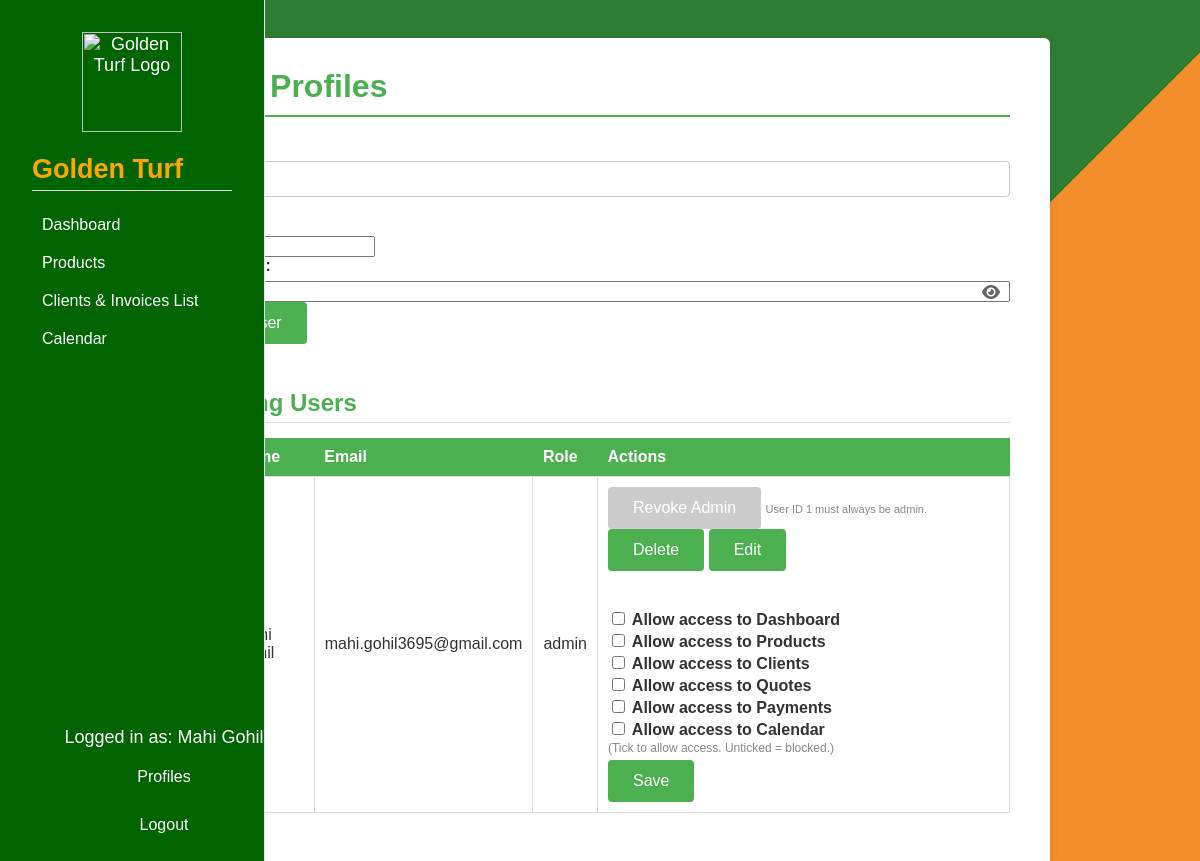
The page /profiles (signed in) on the database its author committed.
### tables this page shows
CREATE TABLE users (
            id INTEGER PRIMARY KEY AUTOINCREMENT,
            name TEXT NOT NULL,
            email TEXT UNIQUE NOT NULL,
            password TEXT NOT NULL
        , reset_token TEXT, token_expiry TEXT, role TEXT DEFAULT 'user', verification_code TEXT, permissions TEXT DEFAULT '');

### app.py (the view, shortened to what this page needs)
@app.route('/profiles', methods=['GET', 'POST'])
def profiles():
    if 'user_name' not in session:
        return redirect(url_for('login'))
    if session.get('user_id') != 1 and session.get('user_role') != 'admin':
        return redirect(url_for('access_restricted'))
    conn = sqlite3.connect('users.db')
    c = conn.cursor()
    c.execute('UPDATE users SET role = "admin" WHERE id = 1')
    conn.commit()
    c.execute('SELECT id, name, email, role, permissions FROM users ORDER BY id')
    users = c.fetchall()
    conn.close()
    return render_template('profiles.html', users=users)

### templates/profiles.html (shortened to what this page needs)
hos<!DOCTYPE html>
<html lang="en">
    <head>
        <link rel="stylesheet" href="{{ url_for('static', filename='dashboard.css') }}" />
        <link rel="stylesheet" href="{{ url_for('static', filename='invoice.css') }}" />
        <link rel="stylesheet" href="https://cdnjs.cloudflare.com/ajax/libs/font-awesome/6.4.0/css/all.min.css" />
    </head>
    <body>
        <div class="container">
            <header>
                <h1>User Profiles</h1>
            </header>
            <form method="POST" action="{{ url_for('profiles') }}">
                <section class="user-form">
                    <label for="name">Name:</label>
                    <input type="text" id="name" name="name" required />
                    <label for="email">Email:</label>
                    <input type="email" id="email" name="email" required />
                    <label for="password">Password:</label>
                    <div class="password-container">
                        <input type="password" id="password" name="password" required />
                        <i class="fa fa-eye toggle-password" id="togglePassword" title="Show/Hide Password"></i>
                    </div>
                    <button type="submit">Add User</button>
                </section>
            </form>
            <section class="user-list">
                <h2>Existing Users</h2>
                <table>
                    <thead>
                        <tr>
                            <th>ID</th>
                            <th>Name</th>
                            <th>Email</th>
                            <th>Role</th>
                            <th>Actions</th>
                        </tr>
                    </thead>
                    <tbody>
                        {% for user in users %}
                        <tr>
                            <td>{{ user[0] }}</td>
                            <td>{{ user[1] }}</td>
                            <td>{{ user[2] }}</td>
                            <td>{{ user[3] }}</td>
                            <td>
                                <form action="{{ url_for('toggle_admin', user_id=user[0]) }}" method="post" style="display:inline;">
                                    {% set is_id1 = user[0] == 1 %}
                                    {% set only_one_admin = user[3] == 'admin' and session['only_one_admin'] %}
                                    <button type="submit" title="Toggle Admin Role" {% if is_id1 or only_one_admin %}disabled style="background:#ccc;cursor:not-allowed;"{% endif %}>
                                        {% if user[3] == 'admin' %}
                                            Revoke Admin
                                        {% else %}
                                            Make Admin
                                        {% endif %}
                                    </button>
                                    {% if is_id1 %}
                                        <span style="font-size:11px;color:#888;">User ID 1 must always be admin.</span>
                                    {% elif only_one_admin %}
                                        <span style="font-size:11px;color:#888;">At least one admin required.</span>
                                    {% endif %}
                                </form>
                                <form action="{{ url_for('delete_user', user_id=user[0]) }}" method="post" style="display:inline;">
                                    <button type="submit">Delete</button>
                                </form>
                                <a href="{{ url_for('edit_user', user_id=user[0]) }}">
                                    <button type="button">Edit</button>
                                </a>
                                <form action="{{ url_for('update_permissions', user_id=user[0]) }}" method="post" style="display:inline; margin-left: 5px;">
                                    <div style="display: flex; flex-direction: column; align-items: flex-start;">
                                        {% set modules = ['dashboard', 'products', 'clients', 'quotes', 'payments', 'calendar'] %}
                <a href="{{ url_for('quotes') }}" style="color: white; font-size: 16px; text-decoration: none; display: block; padding: 10px;">Quotes</a>
                                        {% set user_permissions = user[4].split(',') if user[4] else [] %}
                                        {% for module in modules %}
                                            <label style="margin-bottom: 2px;">
                                                <input type="checkbox" name="permissions" value="{{ module }}" {% if module in user_permissions %}checked{% endif %}>
                                                Allow access to {{ module|capitalize }}
                                            </label>
                                        {% endfor %}
                                        <span style="font-size: 12px; color: #888;">(Tick to allow access. Unticked = blocked.)</span>
                                        <button type="submit" style="margin-top: 5px;">Save</button>
                                    </div>
                                </form>
                            </td>
                        </tr>
                        {% endfor %}
                    </tbody>
                </table>
            </section>
        </div>
        <div class="sidebar" style="position: fixed; top: 0; left: 0; width: 200px; height: 100vh; background-color: #006400; color: white;">
            <div style="width:100%;text-align:center;margin-bottom:20px;">
                <img src="/static/golden_turf_logo.png" alt="Golden Turf Logo" style="width:100px;display:block;margin:0 auto;">
            </div>
            <h2 style="color: orange;">Golden Turf</h2>
            <nav class="navbar">
                <a href="{{ url_for('dashboard') }}" style="color: white; font-size: 16px; text-decoration: none; display: block; padding: 10px;">Dashboard</a>
                <div class="nav-dropdown">
                    <a href="#" class="dropbtn" style="color: white; font-size: 16px; text-decoration: none; display: block; padding: 10px;">Products</a>
                </div>
                <a href="{{ url_for('payments') }}" style="color: white; font-size: 16px; text-decoration: none; display: block; padding: 10px;">Clients & Invoices List</a>
                <a href="{{ url_for('calendar') }}" style="color: white; font-size: 16px; text-decoration: none; display: block; padding: 10px;">Calendar</a>
            </nav>
            <div style="position: absolute; bottom: 20px; width: 100%; text-align: center;">
                <p style="color: white; margin-bottom: 10px;">Logged in as: {{ session.get('user_name', 'Unknown') }}</p>
                <a href="{{ url_for('profiles') }}" style="color: white; font-size: 16px; text-decoration: none; display: block; padding: 10px; margin-bottom: 10px;">Profiles</a>
                <a href="{{ url_for('logout') }}" style="color: white; font-size: 16px; text-decoration: none; display: block; padding: 10px;">Logout</a>
            </div>
        </div>
    </body>
</html>

### static/dashboard.css (style rules this page uses)
body { font-family: Arial, sans-serif; margin: 0; background-color: #f9f9f9; color: #333; }
.sidebar { width: 220px; background-color: #006400; color: white; height: 100vh; position: fixed; top: 0; left: 0; padding: 2rem; border-right: 1px solid #e2e8f0; font-size: 18px; transition: background-color 0.3s ease; z-index: 100; box-shadow: none; margin: 0; overflow: hidden; }
.sidebar nav a[href$="payments"]::after { content: ""; font-size: inherit; color: inherit; margin-left: 0; }
.nav-dropdown { position: relative; display: block; }
.dropbtn { color: white; padding: 12px 20px; text-decoration: none; font-size: 18px; font-weight: normal; display: block; }
.sidebar h2 { color: orange; }
h1 { color: #2f6f2f; margin-bottom: 30px; }
.container { margin-left: 220px; padding: 2rem; width: calc(100vw - 220px); box-sizing: border-box; }

### static/invoice.css (style rules this page uses)
body { font-family: Arial, sans-serif; background: linear-gradient(135deg, #2e7d32 60%, #F28F2B 40%); margin: 0; padding: 20px; color: #333; }
.container { max-width: 900px; margin: 0 auto; background-color: #fff; border-radius: 6px; box-shadow: 0 0 10px rgba(0,0,0,0.1); padding: 30px 40px; }
header { border-bottom: 2px solid #4CAF50; margin-bottom: 20px; padding-bottom: 10px; }
header h1 { color: #4CAF50; margin: 0; font-size: 2rem; }
form { display: flex; flex-direction: column; }
section { margin-bottom: 25px; }
h2 { color: #4CAF50; border-bottom: 1px solid #ddd; padding-bottom: 5px; margin-bottom: 15px; }
label { display: block; margin-bottom: 6px; font-weight: bold; }
input[type="text"], input[type="number"], select { width: 100%; padding: 8px 10px; margin-bottom: 15px; border: 1px solid #ccc; border-radius: 4px; box-sizing: border-box; font-size: 1rem; }
table { width: 100%; border-collapse: collapse; }
table thead th { background-color: #4CAF50; color: white; padding: 10px; text-align: left; }
table tbody td { border: 1px solid #ddd; padding: 10px; }
button { background-color: #4CAF50; color: white; border: none; padding: 12px 25px; font-size: 1rem; border-radius: 4px; cursor: pointer; transition: background-color 0.3s ease; }

### templates/profiles.html (style rules this page uses)
.password-container { position: relative; display: flex; align-items: center; }
.password-container input { flex: 1; padding-right: 40px; }
.password-container .toggle-password { position: absolute; right: 10px; cursor: pointer; color: #666; font-size: 16px; z-index: 10; }

### rows shown on the page
users: email "mahi.gohil3695@gmail.com", role "admin", shows "Revoke Admin", modules "Dashboard" "Products" "Clients" "Quotes" "Payments" "Calendar", get "Mahi Gohil"
